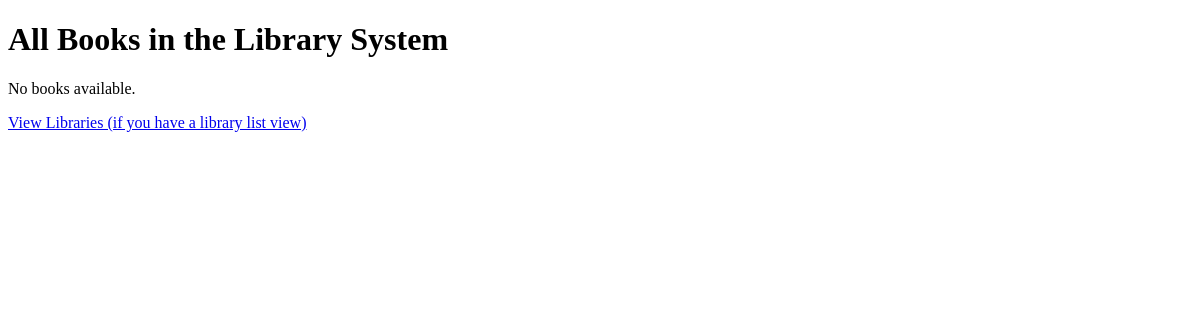
The page /relationship_app/books/ on the database as committed earlier.
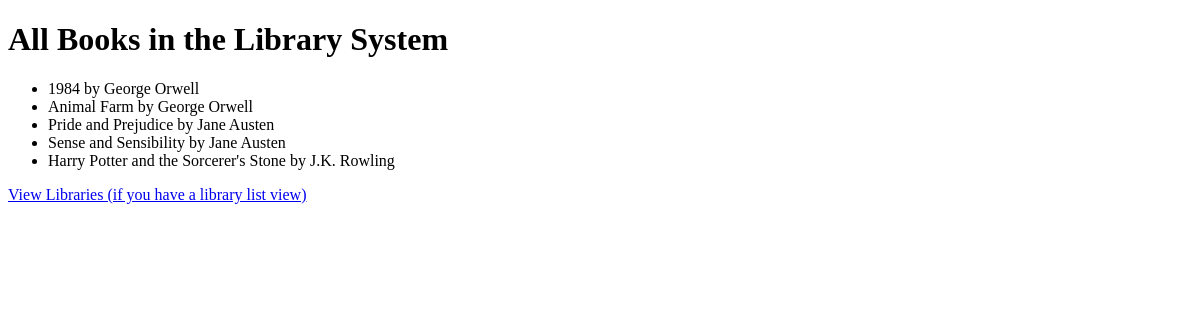
The same page on the database as committed later.
### relationship_app/models.py (models this page shows, shortened)
class Book(models.Model):
    title = models.CharField(max_length=200)
    author = models.ForeignKey(Author, on_delete=models.CASCADE) # ForeignKey relationship

class Author(models.Model):
    name = models.CharField(max_length=100)

### relationship_app/views.py (the view)
# urls.py: path('books/', views.book_list, name='book_list'),
def book_list(request):
    books = Book.objects.all()
    context = {
        'books': books
    }
    return render(request, 'relationship_app/list_books.html', context)

### templates/relationship_app/list_books.html (shortened to what this page needs)
<!DOCTYPE html>
<html lang="en">
<head>
</head>
<body>
    <h1>All Books in the Library System</h1>
    {% if books %}
        <ul>
            {% for book in books %}
                <li>{{ book.title }} by {{ book.author.name }}</li>
            {% endfor %}
        </ul>
    {% else %}
        <p>No books available.</p>
    {% endif %}
    <p><a href="{% url 'relationship_app:library_list' %}">View Libraries (if you have a library list view)</a></p>
</body>
</html>

Rows that differ between the two databases and show on the page:
added Book: title "1984", author.name "George Orwell"
added Book: title "Animal Farm", author.name "George Orwell"
added Book: title "Pride and Prejudice", author.name "Jane Austen"
added Book: title "Sense and Sensibility", author.name "Jane Austen"
added Book: title "Harry Potter and the Sorcerer's Stone", author.name "J.K. Rowling"
Other text that changed with them:
text no longer shown: "No books available."
